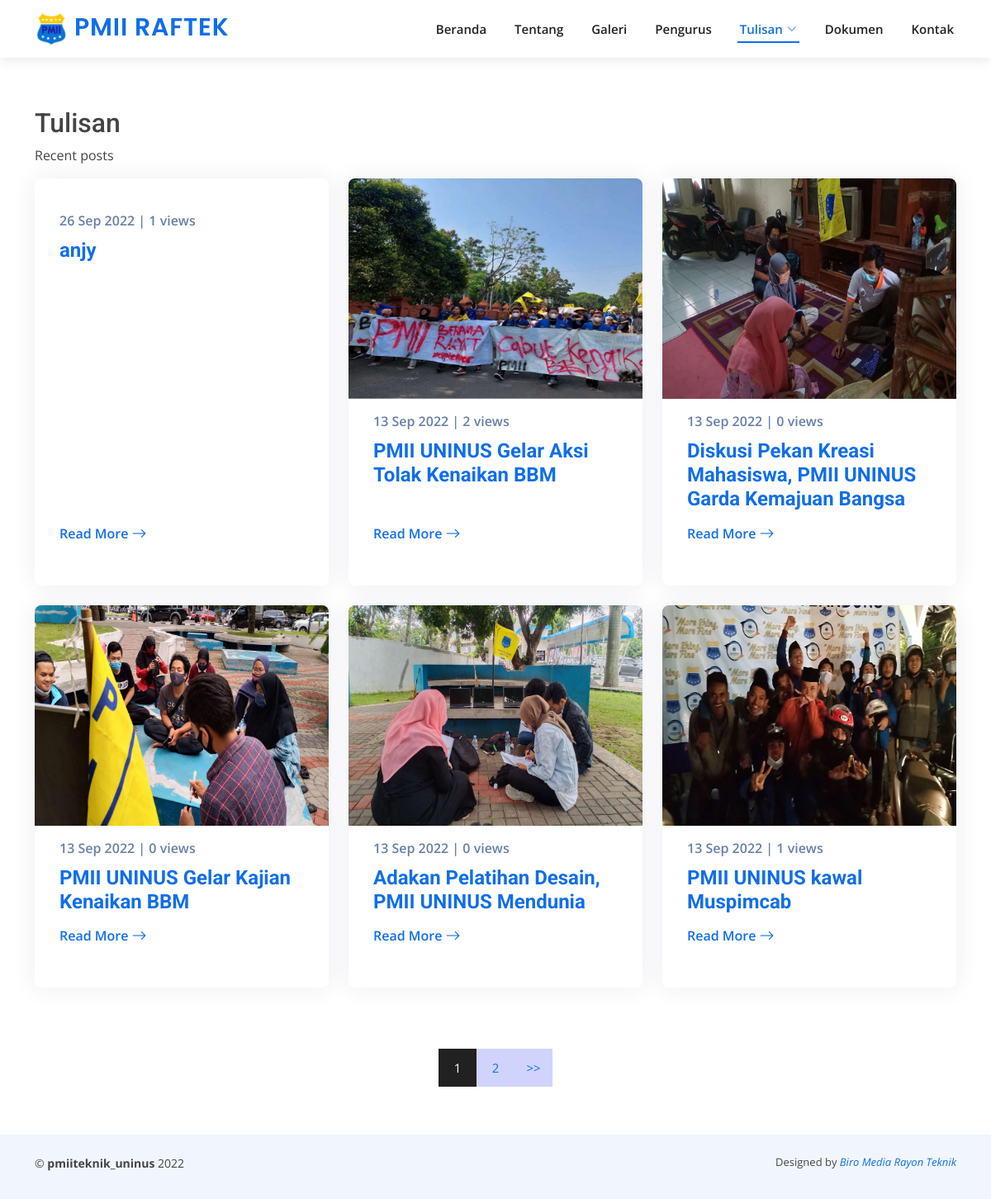
Page /post on the committed database.
### tables this page shows
CREATE TABLE `tbl_site` (
  `site_id` int(11) NOT NULL,
  `site_name` varchar(100) DEFAULT NULL,
  `site_title` varchar(200) DEFAULT NULL,
  `site_description` text DEFAULT NULL,
  `site_favicon` varchar(50) DEFAULT NULL,
  `site_logo_header` varchar(50) DEFAULT NULL,
  `site_logo_footer` varchar(50) DEFAULT NULL,
  `site_logo_big` varchar(50) DEFAULT NULL,
  `site_facebook` varchar(150) DEFAULT NULL,
  `site_twitter` varchar(150) DEFAULT NULL,
  `site_instagram` varchar(150) DEFAULT NULL,
  `site_pinterest` varchar(150) DEFAULT NULL,
  `site_linkedin` varchar(150) DEFAULT NULL,
  `site_wa` varchar(15) DEFAULT NULL,
  `site_mail` varchar(150) DEFAULT NULL
);

CREATE TABLE `tbl_post` (
  `post_id` int(11) NOT NULL,
  `post_title` varchar(250) DEFAULT NULL,
  `post_description` text DEFAULT NULL,
  `post_contents` longtext DEFAULT NULL,
  `post_image` varchar(40) DEFAULT NULL,
  `post_date` timestamp NULL DEFAULT current_timestamp(),
  `post_last_update` datetime DEFAULT NULL,
  `post_category_id` int(11) DEFAULT NULL,
  `post_tags` varchar(225) DEFAULT NULL,
  `post_slug` varchar(250) DEFAULT NULL,
  `post_status` int(11) DEFAULT NULL COMMENT '1=Publish, 0=Unpublish',
  `post_views` int(11) DEFAULT 0,
  `post_user_id` int(11) DEFAULT NULL
);

### index.php (called while the page is built, shortened)
<?php
require_once BASEPATH.'core/CodeIgniter.php';

### application/models/Post_model.php (called while the page is built, shortened)
<?php
class Post_model extends CI_Model
{
	function get_post_perpage($offset, $limit)
	{
		$this->db->select('tbl_post.*, user_name,user_photo');
		$this->db->from('tbl_post');
		$this->db->join('tbl_user', 'post_user_id=user_id', 'left');
		$this->db->order_by('post_id', 'DESC');
		$this->db->limit($limit, $offset);
		$query = $this->db->get();
		return $query;
	}
	function get_popular_post()
	{
		$this->db->select('tbl_post.*, user_name,user_photo');
		$this->db->from('tbl_post');
		$this->db->join('tbl_user', 'post_user_id=user_id', 'left');
		$this->db->order_by('post_views', 'DESC');
		$this->db->limit(5);
		$query = $this->db->get();
		return $query;
	}
}

### application/views/post_view.php (the view, shortened to what this page needs)
<!DOCTYPE html>
<html lang="en">
<head>
    <link href="<?= base_url() ?>assets/frontend/vendor/aos/aos.css" rel="stylesheet">
    <link href="<?= base_url() ?>assets/frontend/vendor/bootstrap/css/bootstrap.min.css" rel="stylesheet">
    <link href="<?= base_url() ?>assets/frontend/vendor/bootstrap-icons/bootstrap-icons.css" rel="stylesheet">
    <link href="<?= base_url() ?>assets/frontend/vendor/boxicons/css/boxicons.min.css" rel="stylesheet">
    <link href="<?= base_url() ?>assets/frontend/vendor/glightbox/css/glightbox.min.css" rel="stylesheet">
    <link href="<?= base_url() ?>assets/frontend/vendor/swiper/swiper-bundle.min.css" rel="stylesheet">
    <link href="<?= base_url() ?>assets/frontend/css/style.css" rel="stylesheet">
</head>
<body>
    <?= $header; ?>
    <main id="main" data-aos="fade-up">
        <section id="recent-blog-posts" class="recent-blog-posts">
            <div class="container" data-aos="fade-up">
                <header class="section-header">
                    <h2>Tulisan</h2>
                    <p>Recent posts</p>
                </header>
                <div class="row">
                    <?php foreach ($data->result() as $row) : ?>
                        <div class="col-lg-4 col-md-6 mb-4">
                            <div class="post-box">
                                <div class="post-img"><img src="<?php echo base_url() . 'assets/backend/images/post/' . $row->post_image; ?>" class="img-fluid" alt=""></div>
                                <span class="post-date"><?php echo date('d M Y', strtotime($row->post_date)); ?> | <a href="javascript:void(0)"></a>
                                    <?php echo $row->post_views . ' views'; ?></span>
                                <h3 class="post-title"><a href="<?= site_url('post/' . $row->post_slug); ?>"><?php echo $row->post_title; ?></a>
                                </h3>
                                <a href="<?php echo site_url('post/' . $row->post_slug); ?>" class="readmore stretched-link mt-auto"><span>Read More</span><i class="bi bi-arrow-right"></i></a><br>
                            </div>
                        </div>
                    <?php endforeach; ?>
                </div><br><br>
                <?= $page; ?>
            </div>
        </section>
    </main>
    <?= $footer; ?>
</body>
</html>

### application/views/layout/header3.php (shortened to what this page needs)
<header id="header" class="d-flex align-items-center">
    <div class="container d-flex align-items-center justify-content-between">
        <h1 class="logo"><a href="<?= base_url() ?>"><img src="<?= base_url() . 'assets/frontend/images/' . $logo; ?>"> <span><?= $site_name; ?></span></a></h1>
        <nav id="navbar" class="navbar">
            <ul>
                <li><a class="nav-link scrollto" href="<?= base_url() ?>#hero">Beranda</a></li>
                <li><a class="nav-link scrollto" href="<?= base_url() ?>#about">Tentang</a></li>
                <li><a class="nav-link scrollto <?= ($title === "Gallery") ? 'active' : '' ?>" href="<?= base_url() ?>gallery">Galeri</a></li>
                <li><a class="nav-link scrollto <?= ($title === "Team") ? 'active' : '' ?>" href="<?= base_url() ?>team">Pengurus</a></li>
                <li class="dropdown"><a class="nav-link active" href="<?= base_url() ?>post"><span>Tulisan</span> <i class="bi bi-chevron-down"></i></a>
                </li>
                <li><a class="nav-link scrollto <?= ($title === "Document") ? 'active' : '' ?>" href="<?= base_url() ?>document">Dokumen</a></li>
                <li><a class="nav-link scrollto <?= ($title === "Contact") ? 'active' : '' ?>" href="<?= base_url() ?>contact">Kontak</a></li>
            </ul>
        </nav>
    </div>
</header>

### assets/frontend/css/style.css (style rules this page uses)
body { font-family: "Open Sans", sans-serif; color: #444444; }
a { color: #106eea; text-decoration: none; }
h1, h2, h3, h4, h5, h6 { font-family: "Roboto", sans-serif; }
#header { background: #fff; transition: all 0.5s; z-index: 997; height: 86px; box-shadow: 0px 2px 15px rgba(0, 0, 0, 0.1); }
#header.fixed-top { height: 70px; }
#header .logo { font-size: 30px; margin: 0; padding: 0; line-height: 1; font-weight: 600; letter-spacing: 0.8px; font-family: "Poppins", sans-serif; }
#header .logo a { color: #222222; }
#header .logo a span { color: #106eea; }
#header .logo img { max-height: 40px; }
.scrolled-offset { margin-top: 70px; }
.navbar { padding: 0; }
.navbar ul { margin: 0; padding: 0; display: flex; list-style: none; align-items: center; }
.navbar li { position: relative; }
.navbar > ul > li { white-space: nowrap; padding: 10px 0 10px 28px; }
.navbar a, .navbar a:focus { display: flex; align-items: center; justify-content: space-between; padding: 0 3px; font-size: 15px; font-weight: 600; color: #222222; white-space: nowrap; transition: 0.3s; position: relative; }
.navbar a i, .navbar a:focus i { font-size: 12px; line-height: 0; margin-left: 5px; }
.navbar > ul > li > a:before { content: ""; position: absolute; width: 100%; height: 2px; bottom: -6px; left: 0; background-color: #106eea; visibility: hidden; width: 0px; transition: all 0.3s ease-in-out 0s; }
.navbar a:hover:before, .navbar li:hover > a:before, .navbar .active:before { visibility: visible; width: 100%; }
.navbar a:hover, .navbar .active, .navbar .active:focus, .navbar li:hover > a { color: #106eea; }
section { padding: 60px 0; overflow: hidden; }
.recent-blog-posts .post-box { box-shadow: 0px 0 30px rgba(1, 41, 112, 0.08); transition: 0.3s; height: 100%; overflow: hidden; padding: 30px; border-radius: 8px; position: relative; display: flex; flex-direction: column; }
.recent-blog-posts .post-box .post-img { overflow: hidden; margin: -30px -30px 15px -30px; position: relative; }
.recent-blog-posts .post-box .post-img img { transition: 0.5s; }
.recent-blog-posts .post-box .post-date { font-size: 16px; font-weight: 600; color: rgba(1, 41, 112, 0.6); display: block; margin-bottom: 10px; }
.recent-blog-posts .post-box .post-title { font-size: 24px; color: #010101; font-weight: 700; margin-bottom: 18px; position: relative; transition: 0.3s; }
.recent-blog-posts .post-box .readmore { display: flex; align-items: center; font-weight: 600; line-height: 1; transition: 0.3s; }
.recent-blog-posts .post-box .readmore i { line-height: 0; margin-left: 4px; font-size: 18px; }

### rows in the picture
tbl_site: site_logo_header (picture), site_name "PMII RAFTEK"
tbl_post: post_date "26 Sep 2022", post_views "1", post_title "anjy"
tbl_post: post_image (picture), post_date "13 Sep 2022", post_views "2", post_title "PMII UNINUS Gelar Aksi Tolak Kenaikan BBM"
tbl_post: post_image (picture), post_date "13 Sep 2022", post_views "0", post_title "Diskusi Pekan Kreasi Mahasiswa, PMII UNINUS Garda Kemajuan Bangsa"
tbl_post: post_image (picture), post_date "13 Sep 2022", post_views "0", post_title "PMII UNINUS Gelar Kajian Kenaikan BBM"
tbl_post: post_image (picture), post_date "13 Sep 2022", post_views "0", post_title "Adakan Pelatihan Desain, PMII UNINUS Mendunia"
tbl_post: post_image (picture), post_date "13 Sep 2022", post_views "1", post_title "PMII UNINUS kawal Muspimcab"

### other values in the picture
$page "1 2 >>"
